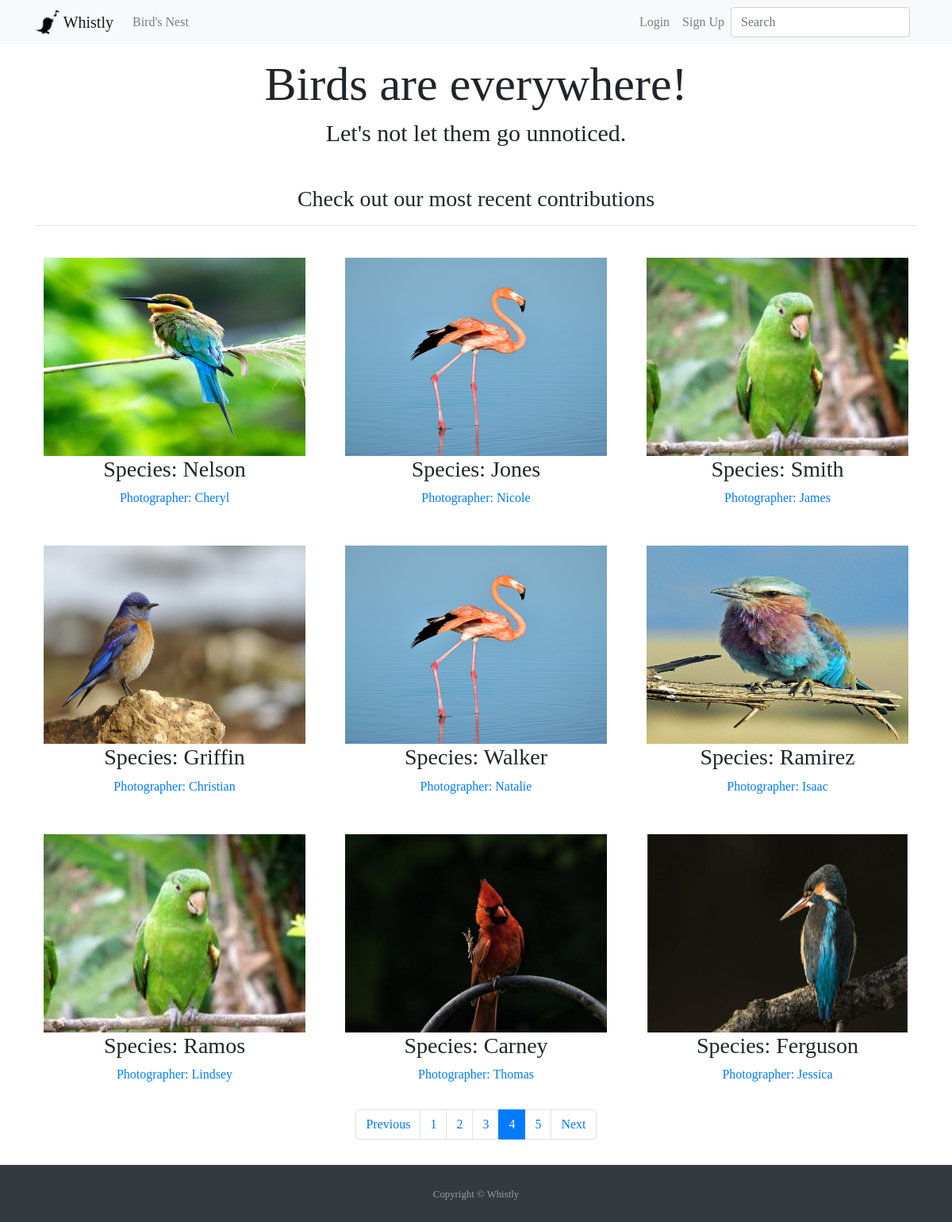
/birds_nest/?q=&page=4, run on the app's committed database.
### birds/models.py (models this page shows, shortened)
class TimeStampedModel(models.Model):
    created = models.DateTimeField(auto_now_add=True)
    modified = models.DateTimeField(auto_now=True)
    class Meta:
        abstract = True

class Bird(TimeStampedModel):
    id = models.UUIDField(
        primary_key=True,
        default=uuid.uuid4,
        editable=False
    )
    species = models.CharField(max_length=150, blank=False)
    location = models.CharField(max_length=200, blank=False)
    picture = models.ImageField(upload_to='bird', blank=False, validators=[file_size])
    photographer = models.ForeignKey(
        get_user_model(),
        on_delete=models.CASCADE,
        related_name='photographers',)
    photographer_comment = models.TextField(max_length=500)
    class Meta:
        ordering = ['-created']
    def get_absolute_url(self):
        return reverse("bird_detail", kwargs={"pk": self.pk})

### pages/views.py (the view)
# urls.py: path('birds_nest/', BirdsNestListView.as_view(), name='birds_nest'),
class BirdsNestListView(ListView):
    model = Bird
    template_name = 'bird/bird_list.html'
    context_object_name = 'birds_list'
    paginate_by = 9

### users/models.py (called while the page is built)
    def __str__(self):
        return super().username

### templates/bird/bird_list.html (shortened to what this page needs)
{% extends '_base.html' %}
{% load crispy_forms_tags %}
{% block content %}
<div class="container" align=center>
    <h3>Check out our most recent contributions</h3>
    <hr class="mb-4">
    <div class="row">
        {% for bird in birds_list %}
            <div class="col-sm-6 col-md-6 col-lg-4 p-3">
                    <a href="{{ bird.get_absolute_url }}">
                        <img class="" src="{{ bird.picture.url }}" alt="{{ bird.species }}" style="height: 250px; width: 330px">
                    </a>
                <div class="caption">
                    <h3>Species: {{bird.species}}</h3>
                    <a href="{% url 'profile_detail' pk=bird.photographer.pk %}">
                        <p>Photographer: {{bird.photographer|capfirst}}</p>
                    </a>
                </div>
            </div>
        {% endfor %}
{% include 'pagination.html' %}
</div>
</div>
{% endblock content %}

### static/css/base.css (style rules this page uses)
body { font-family: 'Caladea', serif; }

### data on the page
Bird: picture (picture), species "Nelson", photographer "Cheryl"
Bird: picture (picture), species "Jones", photographer "Nicole"
Bird: picture (picture), species "Smith", photographer "James"
Bird: picture (picture), species "Griffin", photographer "Christian"
Bird: picture (picture), species "Walker", photographer "Natalie"
Bird: picture (picture), species "Ramirez", photographer "Isaac"
Bird: picture (picture), species "Ramos", photographer "Lindsey"
Bird: picture (picture), species "Carney", photographer "Thomas"
Bird: picture (picture), species "Ferguson", photographer "Jessica"

### other printed values
{{ i }} "1" "2" "3" "5"
{{ i }} "4"
